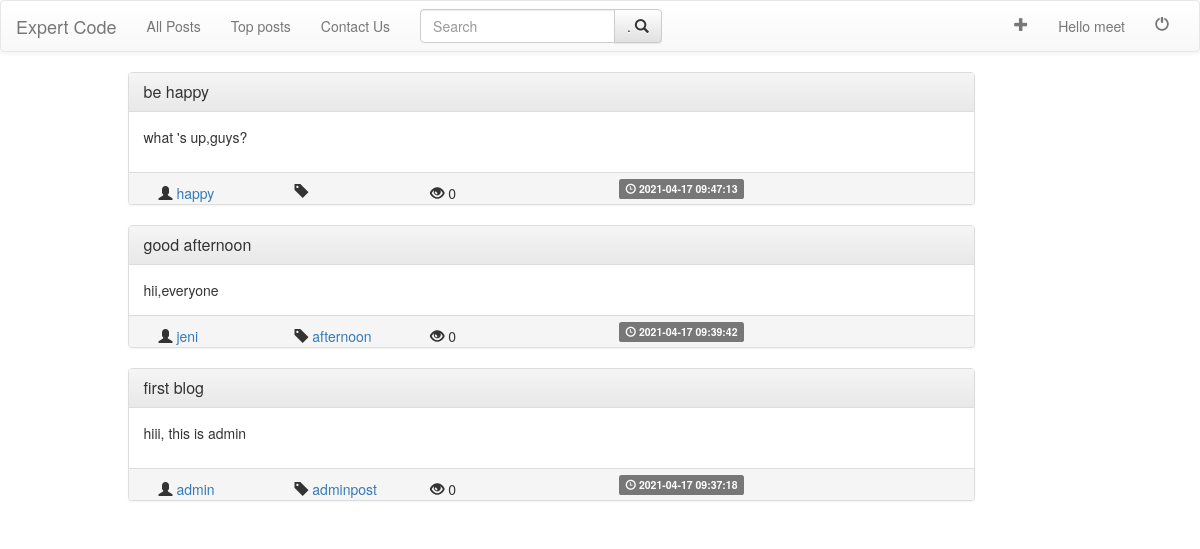
The app's page /posts/posts.php (signed in) with its own data.
### tables this page shows
CREATE TABLE `posts` (
  `postID` int(11) NOT NULL,
  `postTitle` varchar(200) NOT NULL,
  `postDesc` varchar(10000) NOT NULL,
  `postTime` timestamp NOT NULL DEFAULT current_timestamp() ON UPDATE current_timestamp(),
  `postTag` varchar(40) NOT NULL,
  `postAuthor` varchar(40) NOT NULL
);

### include/algos.php (called while the page is built, shortened)
<?php
return 0;
?>
<?php
function showViews($id , $author)  {
  include("../db/dbconnect.php");
  $query="SELECT *
          FROM user_post
          WHERE postID='$id'
          ";
  $result=mysqli_query($conn , $query);
  if($result) {
      if(mysqli_num_rows($result)==1) {
        while($row=mysqli_fetch_assoc($result)) {
            return $row['postViews'];
        }
      } else {
        return 0;
      }
  }
  return 0;
}
?>

### include/frame_post.php (the view, shortened to what this page needs)
<?php
	include_once("bootstrap_cdn.php");
?>
<div class="container">
		<div class="row">
			<div class="col-md-9 col-md-offset-1">
			<div class="panel panel-default">
		  		<div class="panel-heading">
		    		<h3 class="panel-title">
		    			<a href=<?php echo "post.php?id="; echo $id; ?> ><?php echo $title; ?></a>
		    		</h3>
		  		</div>
		  		<div class="panel-body">
						<?php
							echo $desc;
		    		?>
		  		</div>
		  		<div class="panel-footer">
						<span class="col-sm-2">
				  			<span class="glyphicon glyphicon-user" aria-hidden="true"></span>
				  			<a href=<?php echo "../users/profile.php?user="; echo $author; ?> >
										<?php echo $author?>
				  			</a>
					</span>
					<span class="col-sm-2">
							<span class="glyphicon glyphicon-tag" aria-hidden="true"></span>
			  			<a href=<?php echo "post.php?tags="; echo $tags; ?> >
									<?php echo $tags;?>
			  			</a>
					</span>
						<span class="col-sm-3">
							<?php
								 if(isset($views)) {
									 echo "<span class='glyphicon glyphicon-eye-open' aria-hidden='true'></span>"." ".$views;
								 }
							?>
						</span>
		  			<span class="label label-default">
							<span class="glyphicon glyphicon-time" aria-hidden="true"></span> <?php echo $time ?>
						</span>
		  		</div>
			</div>
		</div>
		</div>
</div>

### posts/posts.php (shortened to what this page needs)
<?php
include("../include/url_posts.php");
include_once("../include/algos.php");
 ?>
<?php
	$query="SELECT * FROM posts ORDER BY postTime DESC";
	$result=mysqli_query($conn , $query);
	if(mysqli_num_rows($result) > 0) {
		while($post=mysqli_fetch_assoc($result)) {
					$id=$post['postID'];
					$title=$post['postTitle'];
					$desc=$post['postDesc'];
					$tags=$post['postTag'];
					$author=$post['postAuthor'];
					$time=$post['postTime'];
          $views=showViews($id,$author);
					include("../include/frame_post.php");
		}
	}
?>

### records on screen
posts: postTitle "be happy", postDesc "what 's up,guys?", postAuthor "happy", views "0", postTime "2021-04-17 09:47:13"
posts: postTitle "good afternoon", postDesc "hii,everyone", postAuthor "jeni", postTag "afternoon", views "0", postTime "2021-04-17 09:39:42"
posts: postTitle "first blog", postDesc "hiii, this is admin", postAuthor "admin", postTag "adminpost", views "0", postTime "2021-04-17 09:37:18"

### other values on screen
$username "meet"
